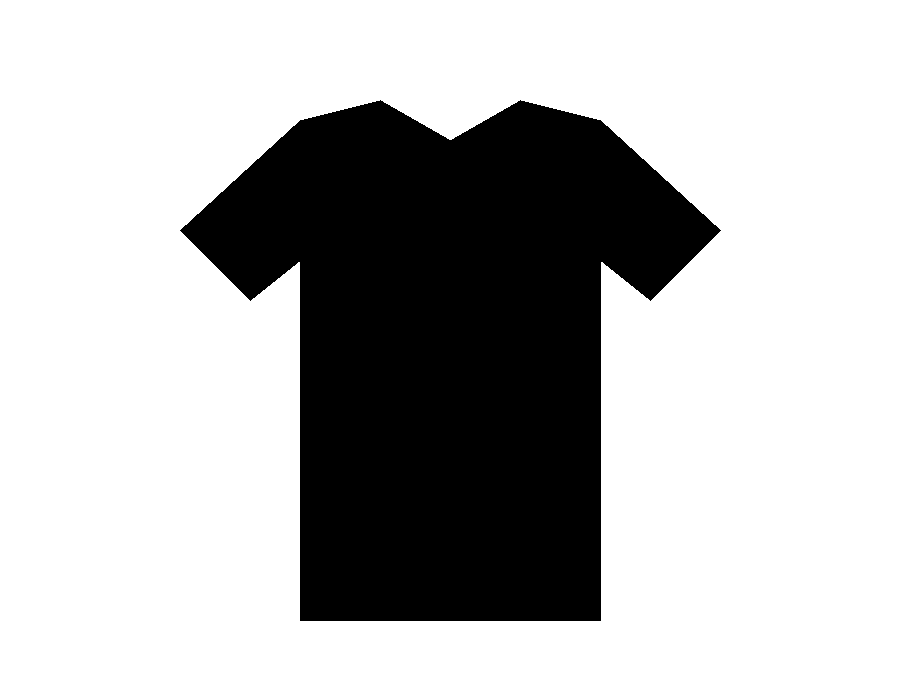
#> input picture ep07_live/my_drawing.png, 900 x 700 px
$ python -i ep07_plots.py   (imports and definitions only)
#> lines starting #> are read from the running program, lines starting #| are printed output that depends on the picture; after the words box and inside, x2 and y2 are one past the last pixel; in counts of white or black regions, pixels touching at a corner belong together
"""Plotting helpers for PyTorch Episode 7: drawing only, no training.

load_drawing() is the one exception: it turns a drawing (PNG or JPG) into a
28 x 28 photo in the Fashion-MNIST style, so the shop model can look at it.
"""
import matplotlib.pyplot as plt
import numpy as np
from matplotlib.ticker import MaxNLocator
import torch
from IPython.display import clear_output, display
from PIL import Image, ImageFilter

BLUE, ORANGE, RED, GREEN = "#3b7fc4", "#e8862a", "#d33333", "#3a9d5d"
GOLD, GREY, INK, PALE = "#f2b705", "#8a919c", "#16181d", "#c9d6e8"


# [177 lines left out: functions _as_float, _clean, show_photos, show_shelves, show_numbers, show_unroll and 3 more, not called in this run]


_history = {"epoch": [], "practice": [], "mock": []}


# [105 lines left out: functions live_chart, _picked, show_shelf_scores, show_confusion, show_mistakes, not called in this run]


# ---------------------------------------------------------------- a drawing of your own

def load_drawing(path, show=True):
    """A drawing becomes a 28 x 28 photo, in the steps the Fashion-MNIST paper used:
    trim the empty border, shrink the longest side to 28, sharpen, centre it on a
    28 x 28 square, flip dark and light."""
#> called with path = 'my_drawing.png', show = True
    img = Image.open(path)
#> img is the input picture: PIL image 900x700 RGB; 72.1% white; 1 black region, box (x1, y1, x2, y2) and area: (180, 100, 721, 621) 175471
    if img.mode in ("RGBA", "LA", "P"):
        img = img.convert("RGBA")
        white = Image.new("RGBA", img.size, "white")
        img = Image.alpha_composite(white, img)
    grey = img.convert("L")
    a = np.asarray(grey, dtype=np.float32)
    corners = np.array([a[0, 0], a[0, -1], a[-1, 0], a[-1, -1]])
#> corners = [255, 255, 255, 255]
    background = float(np.median(corners))
#> background = 255
    ink = np.abs(a - background) > 0.05 * 255                 # 5% away from the corner colour
    if not ink.any():
        raise ValueError("The drawing looks empty: draw something darker on a light background.")
    rows, cols = np.where(ink)
    box = (cols.min(), rows.min(), cols.max() + 1, rows.max() + 1)
#> box = (180, 100, 721, 621)
    item = grey.crop(box)
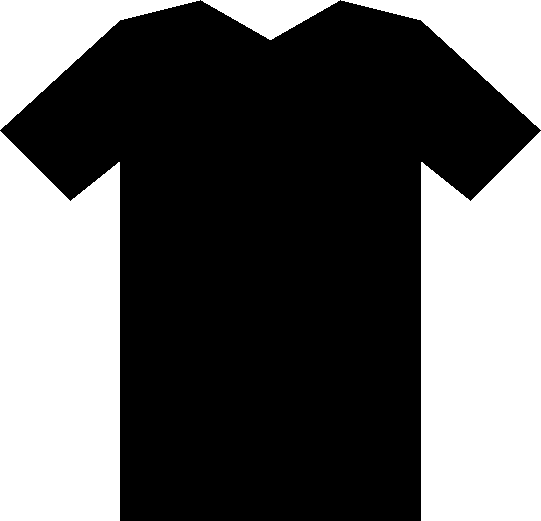
#> item: PIL image 541x521 L; 37.7% white; 5 white regions, box (x1, y1, x2, y2) and area: (0, 131, 120, 521) 41875, (421, 131, 541, 521) 41875, (0, 0, 200, 130) 9900, (341, 0, 541, 130) 9900, (201, 0, 340, 40) 2840
    w, h = item.size
#> w = 541; h = 521
    scale = 28 / max(w, h)
#> scale = 0.0518
    item = item.resize((max(1, round(w * scale)), max(1, round(h * scale))), Image.LANCZOS)
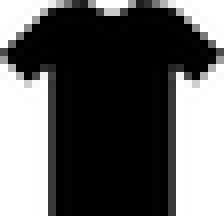
#> item: PIL image 28x27 L (shown 8 times larger); min 0, max 255, mean 96.4
    item = item.filter(ImageFilter.UnsharpMask(radius=1, percent=100, threshold=0))
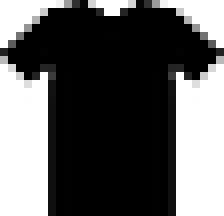
#> item: PIL image 28x27 L (shown 8 times larger); min 0, max 255, mean 95
    canvas = Image.new("L", (28, 28), int(round(background)))
#> canvas: PIL image 28x28 L; every value is 255
    canvas.paste(item, ((28 - item.size[0]) // 2, (28 - item.size[1]) // 2))
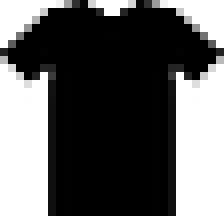
#> canvas: PIL image 28x28 L (shown 8 times larger); min 0, max 255, mean 100.7
#> (the run stopped early here; a loop or call above may not have finished)

$ run again, on ep07_live/t-shirt.jpg
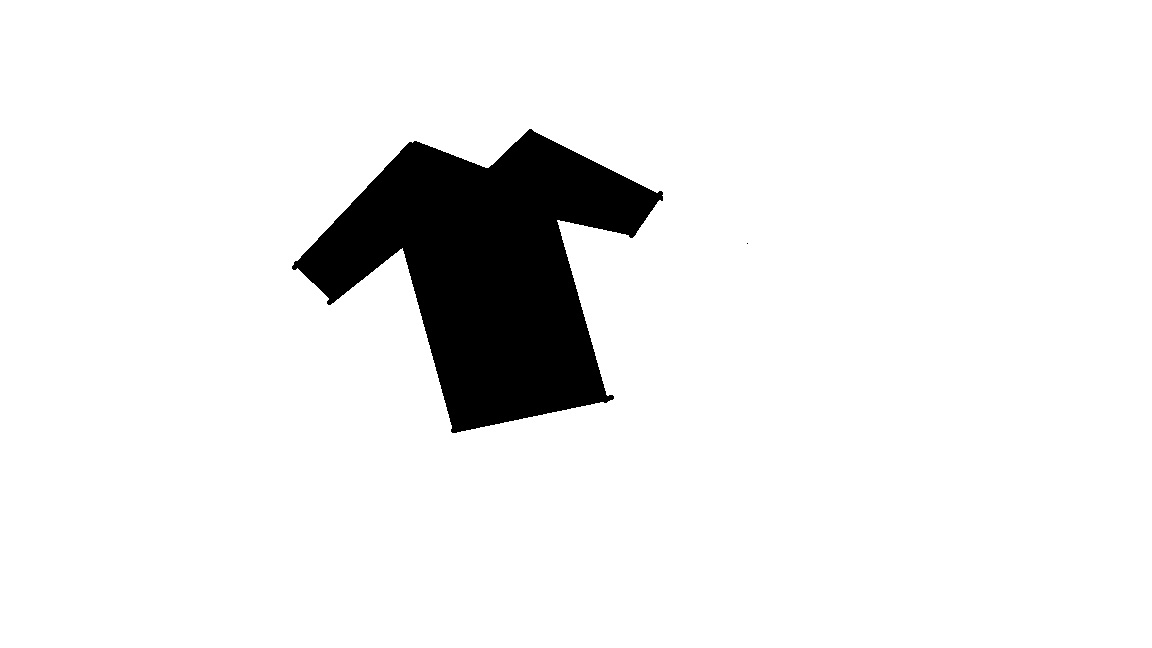
#> input picture ep07_live/t-shirt.jpg, 1152 x 648 px
#> in load_drawing, img is the input picture: PIL image 1152x648 RGB; min 0, max 255, mean 235.7
#> corners = [255, 255, 255, 255]
#> background = 255
#> in load_drawing, `ink = np.abs(a - background) > 0.05 * 255`:
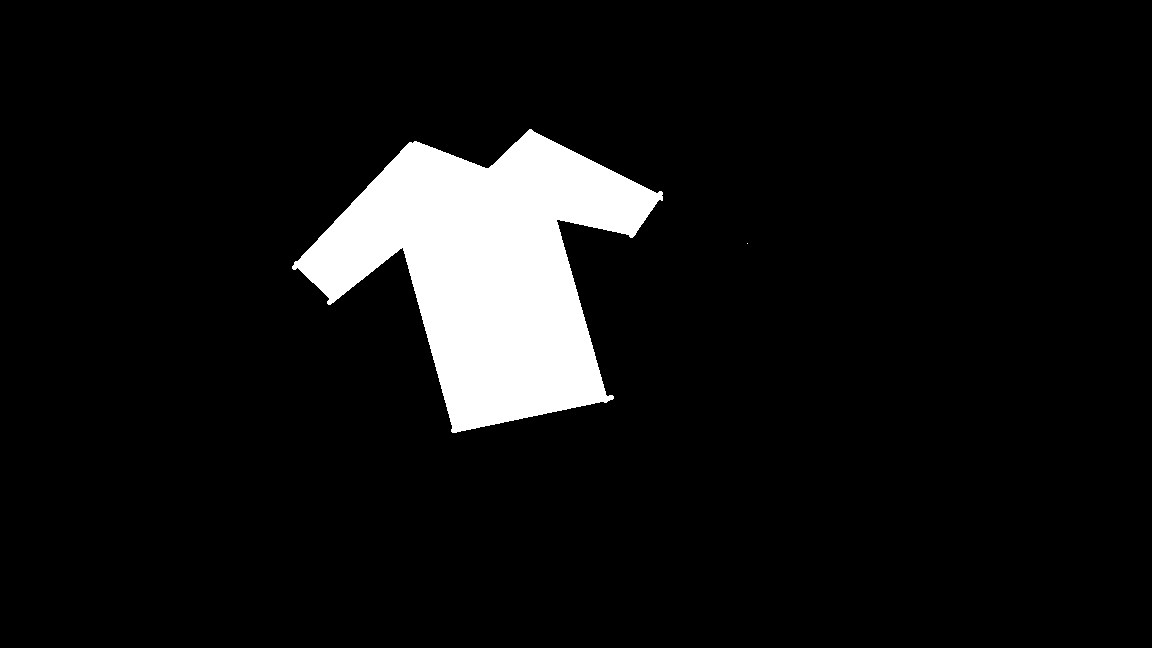
#> ink: shape (648, 1152) bool; 7.6% white; 2 white regions (1 under 20 px), largest, box (x1, y1, x2, y2) and area: (292, 129, 663, 433) 56640
#> box = (292, 129, 748, 433)
#> in load_drawing, `canvas.paste(item, ((28 - item.size[0]) // 2, (28 - item.size[1]) // 2))`:
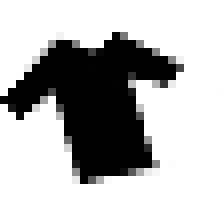
#> canvas: PIL image 28x28 L (shown 8 times larger); min 0, max 255, mean 184.4
